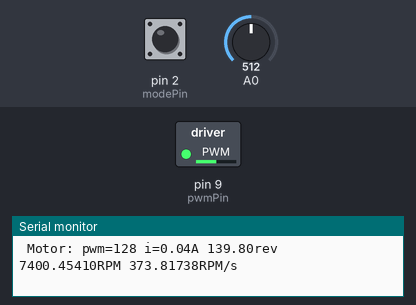
A sketch run on a simulated Arduino Uno, built with avr-gcc and run on an emulated ATmega328P. Shown: switched loads named in the sketch (green lamp = pin HIGH), the last lines printed to the serial monitor. Inputs (shaded band) come from the test bench; at power-on: pin 2 (modePin) HIGH, A0 = 512.

Above: at 1.7 s.
1.8 s: pin 2 (modePin) pulled LOW for 1 s
At 2.5 s:
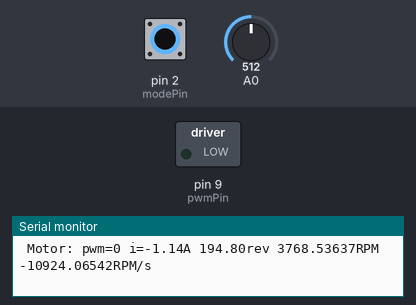
4.3 s: A0 set to 716
At 5.5 s:
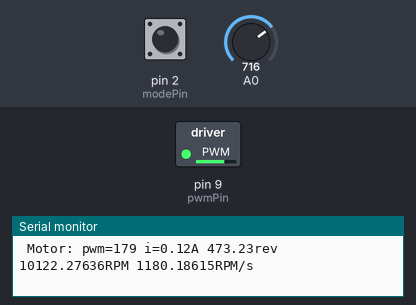
5.8 s: A0 set to 900
At 6.8 s:
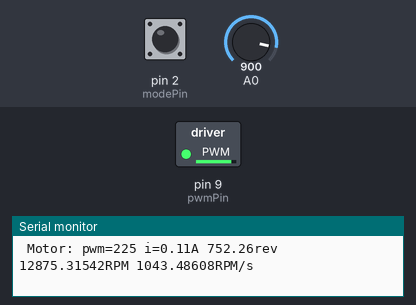
7.3 s: A0 set to 0
At 7.9 s:
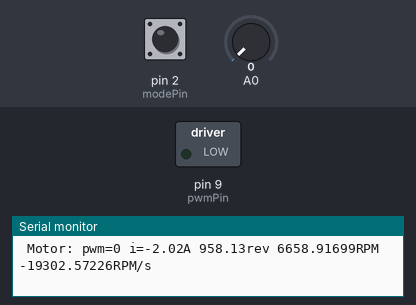
Timing chart, 0 to 9.8 s (numbered marks = the images above; inputs shaded):
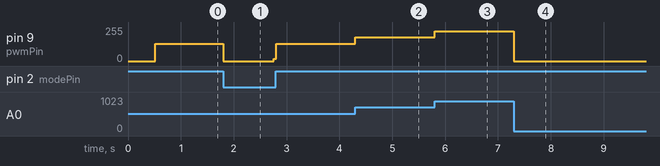

Measured:
- after the input at 1.8 s, pin 9 (pwmPin): 128/255 → 0/255 at once, → 128/255 0.96 s later
- after the input at 4.3 s, pin 9 (pwmPin): 128/255 → 179/255 at once
- after the input at 5.8 s, pin 9 (pwmPin): 179/255 → 225/255 at once
- after the input at 7.3 s, pin 9 (pwmPin): 225/255 → 0/255 at once

The sketch:

dc_motor_sim.ino
```cpp
// simulate a PWM driven motor controlled by potentiometer
// DaveX 2022-02-21 CC BY-SA
// https://github.com/drf5n/drf5nArduino/tree/main/dc_motor_sim
// Wokwi: https://wokwi.com/projects/323970337959051859
// This simulates a PID+PWM controlled DC motor with the simulated motor
// control read back from the pin 9 OC1A PWM read back from the OCR1A register
//
// input: 0-5V potentiometer on A0 sets RPM 0-1023
// output PWM value to motor
//
// motor simulated by a state space motor in class PmMotor
//
// This sketch does PID control of speed of rotation
// for PID of a PLL on angular position see https://wokwi.com/arduino/projects/324274590349001300
//
// Discussions at:
// https://forum.arduino.cc/t/what-is-the-inverse-of-analogwrite-pin-val/960774/20
// https://forum.arduino.cc/t/why-doesnt-analogwrite-protect-its-writes-to-16bit-registers/961470
// https://forum.arduino.cc/t/motor-rpm-measurement-using-optical-encoder-for-pi-control/960163/13?u=davex


#include <PID_v1.h> // https://playground.arduino.cc/Code/PIDLibrary/

class PmMotor { // Permanent Magnet Motor
  public:
    // DC PM motor state space model per
    // https://ctms.engin.umich.edu/CTMS/index.php?example=MotorSpeed&section=SystemModeling
    // input vars
    float V = 5; //  voltage (controlled by pwm fraction)
    uint8_t pwm_level; // 0-255 pwm controlled voltage
    // state vars
    float theta = 0;    // rotational position (radians)
    float theta_dot = 0; // rad/sec
    float i_amps = 0 ; // coil current amps
    // outputs
    float theta_dotdot = 0; // rad/sec/sec
    float di_dt;
    // extras;
    float MaxRPM = 1000;
    //constants
    float J = 0.001; // inertia kg*m2
    float B = 0.0001 ; // fluid friction N*m*s
    float L = 0.05; // motor inductance H
    float Ke = 0.001; // speed constant V/rad/sec
    float Kt = 1; // torque constant N*m/A
    float R = 1.0; // motor resistance ohms
    float i_full = 0.01; // no load current at full speed voltage
    // governing eqns:
    // J*theta_dotdot + B * theta_dot = Kt *i
    // L * di/dt +R*i = V -Ke*theta_dot

    // time variables
    unsigned long updateInterval = 50; // ms
    unsigned long lastUpdate = 0;

    float speed_mrev_sec = 0; //theta_dot
    long millirevs = 0; // theta in millirevolutions
    float rpm;

    void setKeMaxRPMVR(float rpm) {
      // set Ke from....
      // assume V voltage, for pwm/255 fraction
      // assume di/dt =0
      // theta_dot_max = rpm/60*2*pi // to rad/sec
      // V*255/255 = R*i  +Ke*theta_dot
      //
      Ke = (V - 0.0 * i_full * R) / (rpm / 60 * 2 * PI);
      MaxRPM = rpm;
    }
    void setInertia(float x) {
      J = x;
    }
    void setResistance(float x) {
      R = x;
    }

    void setKtFromIB() {
      // From J*theta_dotdot + B * theta_dot = Kt *i
      // assume theta_dotdot = 0, full speed, i
      const float theta_dot_max = MaxRPM / 60 * 2 * PI ;
      float myKt = B * theta_dot_max / i_full;

      Serial.print(Kt);
      Serial.print("->");
      Serial.print(myKt);
      Serial.println();

    }
    void update(uint16_t pwm) {
      pwm_level = pwm;
      update();
    }

    void update() {
      unsigned long now = millis();
      static float i_last = 0;
      if (now - lastUpdate >= updateInterval) {
        lastUpdate += updateInterval;

        i_amps = (V * pwm_level / 255.0 - Ke * theta_dot - L * di_dt) / R;
        di_dt = i_amps - i_last;

        theta += theta_dot * updateInterval / 1000.0;
        theta_dotdot = (Kt * i_amps - B * theta_dot) / J;
        theta_dot += theta_dotdot * updateInterval / 1000.0;

      }
    }
    void printConfig(void) { // print the configuration vars
      Serial.print("Motor Configuration");
      Serial.print(" MaxRPM=");
      Serial.print(MaxRPM);
      Serial.print(" Ke=");
      Serial.print(Ke, 4);
      Serial.print("V/rad/sec, Kt=");
      Serial.print(Kt, 4);
      Serial.print("N*m/A B=");
      Serial.print(B, 4);
      Serial.print("N*m*s, J=");
      Serial.print(J, 4);
      Serial.print("kg*m2, L=");
      Serial.print(L, 4);
      Serial.print("H V=");
      Serial.print(V, 4);
      Serial.print("V pwm_level=");
      Serial.print(pwm_level);
      Serial.println('\n');
    }
    void printState(void) { // Print the state variables
      Serial.print(" pwm=");
      Serial.print(pwm_level);
      Serial.print(" i_amps=");
      Serial.print(i_amps);
      Serial.print("A theta=");
      Serial.print(theta);
      Serial.print("rad theta_dot=");
      Serial.print(theta_dot);
      Serial.print("rad/s theta_dotdot=");
      Serial.print(theta_dotdot);

      Serial.println("rad/s2");
    }

    void printStateRPM(void) { //print the state in rev & RPM form
      Serial.print(" Motor: pwm=");
      Serial.print(pwm_level);
      Serial.print(" i=");
      Serial.print(i_amps);
      Serial.print("A ");
      Serial.print(theta / 2 / PI);
      Serial.print("rev ");
      Serial.print(theta_dot / 2 / PI * 60, 5);
      Serial.print("RPM ");
      Serial.print(theta_dotdot / 2 / PI * 60, 5);
      Serial.print("RPM/s ");

      Serial.println();
    }
};

PmMotor myMotor;

double myRPM = 0.0;
double mySetpointRPM = 0.0;
double myCV = 0.0;
const byte modePin = 2;
const byte pwmPin = 9;

PID motorPID(&myRPM, &myCV, &mySetpointRPM, 1, 0.5, 0, DIRECT);

void report (void) {
  const int interval = 500;
  static unsigned long last = - interval;
  unsigned long now = millis();
  if (now - last >= interval) {
    last += interval;
    //motor.printState();
    Serial.print("PID: SP: ");
    Serial.print(mySetpointRPM);
    Serial.print("rpm MV: ");
    Serial.print(myRPM);
    Serial.print("rpm CV: ");
    Serial.print(myCV);
    Serial.print(" counts PWM9: ");
    //    Serial.print(OCR1A,DEC);
    Serial.print(analogGetPwm9(), DEC);
    Serial.println();
    myMotor.printStateRPM();
    //motor.printConfig();
  }
}

void setup() {
  // put your setup code here, to run once:
  Serial.begin(115200);
  myMotor.V = 5;  // Volts
  myMotor.setResistance(1.2); // Ohms
  myMotor.setKeMaxRPMVR(15000); // speed constant V/rad/sec
  myMotor.i_full = 0.1; // Amps at no-load full speed
  myMotor.B = 0.0001e-20; // fluid friction N*m*s
  myMotor.setInertia(0.001); // inertia kg*m2
  myMotor.setKtFromIB();  // torque constant N*m/A
  myMotor.L = 0.05;  // motor inductance H
  myMotor.printConfig();
  myMotor.printState();

  pinMode(modePin, INPUT_PULLUP);
  pinMode(pwmPin, OUTPUT);

  myRPM = myMotor.theta_dot * 60 / 2 / PI;
  mySetpointRPM = analogRead(A0); // 0-1024 rpm
  //turn the PID on
  motorPID.SetSampleTime(10); //us
  motorPID.SetMode(AUTOMATIC);

  delay(500);
}

int analogGetPwm9() { // PWM 9 on UNO is OCR1A
  // Retrieve PWM value from pin per https://forum.arduino.cc/t/what-is-the-inverse-of-analogwrite-pin-val/960774/20
  // Uno pin 9 is OC1A per
  // Uno https://docs.arduino.cc/hacking/hardware/PinMapping168
  // Mega https://docs.arduino.cc/hacking/hardware/PinMapping2560

  return ((TCCR1A & bit(COM1A1)) ? OCR1A : digitalRead(pwmPin) * 255);
}

void loop() {

  mySetpointRPM = analogRead(A0); // setpoint based on slider
  myRPM = myMotor.theta_dot * 60 / 2 / PI; // measure the motor speed
  if (digitalRead(modePin) == LOW) {
    motorPID.Compute();                 // PID to calculate CV from SP and MV
    analogWrite(pwmPin, myCV); // push PID control value out PWM pin 9
  } else {
    analogWrite(pwmPin, mySetpointRPM / 4);
  }

  // Simulate a motor attached to a PWM pin
  myMotor.update(analogGetPwm9());
  report();
}
```
